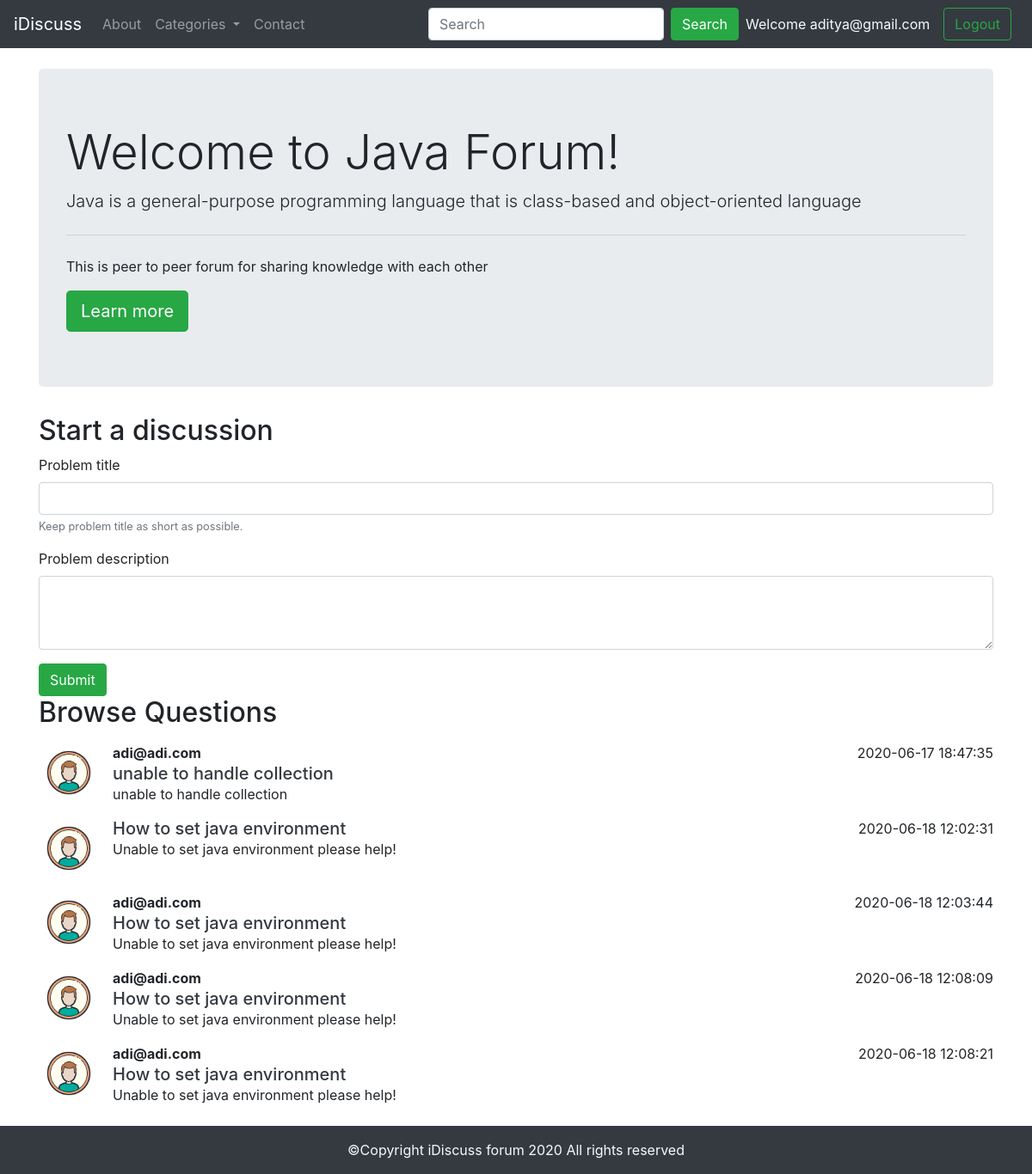
Page /threadlist.php?catid=3 (signed in) on the committed database.
### tables this page shows
CREATE TABLE `categories` (
  `category_id` int(8) NOT NULL,
  `category_name` varchar(255) NOT NULL,
  `category_description` varchar(255) NOT NULL,
  `created` datetime NOT NULL DEFAULT current_timestamp()
);

CREATE TABLE `threads` (
  `thread_id` int(7) NOT NULL,
  `thread_title` varchar(255) NOT NULL,
  `thread_desc` text NOT NULL,
  `thread_cat_id` int(7) NOT NULL,
  `thread_user_id` int(7) NOT NULL,
  `timestamp` datetime NOT NULL DEFAULT current_timestamp()
);

CREATE TABLE `users` (
  `sno` int(8) NOT NULL,
  `email` varchar(35) NOT NULL,
  `password` varchar(255) NOT NULL,
  `timestamp` datetime NOT NULL DEFAULT current_timestamp()
);

### threadlist.php (the view, shortened to what this page needs)
<!doctype html>
<html lang="en">
<head>
    <link rel="stylesheet" href="https://stackpath.bootstrapcdn.com/bootstrap/4.5.0/css/bootstrap.min.css"
>
</head>
<body>
    <?php include 'include/header.php';?>
    <?php include 'include/dbconnect.php';?>
    <?php
            $id=$_GET['catid'];
            $sql = "SELECT * FROM `categories` WHERE category_id=$id";
            $result = mysqli_query($conn,$sql);
            while($row = mysqli_fetch_assoc($result)){
                $cat = $row['category_name'];
                $info = $row['category_description'];
            }
    ?>
    <div class="container my-4">
        <div class="jumbotron">
            <h1 class="display-4">Welcome to <?php echo $cat ?> Forum!</h1>
            <p class="lead"><?php echo $info; ?></p>
            <hr class="my-4">
            <p>This is peer to peer forum for sharing knowledge with each other</p>
            <a class="btn btn-success btn-lg" href="#" role="button">Learn more</a>
        </div>
    </div>
    <?php
     if(isset($_SESSION['login']) && $_SESSION['login']){
        echo '<div class="container">
                <h2>Start a discussion</h2>
                <form action="'.$_SERVER['REQUEST_URI'].'" method="post">
            <div class="form-group">
                <label for="title">Problem title</label>
                <input type="text" class="form-control" id="title" name="title">
                <small id="emailHelp" class="form-text text-muted">Keep problem title as short as possible.</small>
            </div>
            <input type="hidden" name="sno" value="'.$_SESSION["sno"].'">
            <div class="form-group">
                <label for="exampleFormControlTextarea1">Problem description</label>
                <textarea class="form-control" id="desc" name="desc" rows="3"></textarea>
            </div>
            <button type="submit" class="btn btn-success">Submit</button>
            </form>
            </div>';
    }
    ?>
    <div class="container mb-4" id="que">
        <h2>Browse Questions</h2>
        <?php
            $id=$_GET['catid'];
            $sql = "SELECT * FROM `threads` WHERE thread_cat_id=$id";
            $result = mysqli_query($conn,$sql);
            while($row = mysqli_fetch_assoc($result)){
                $id = $row['thread_id'];
                $title = $row['thread_title'];
                $desc = $row['thread_desc'];
                $time= $row['timestamp'];
                $thread_user_id=$row['thread_user_id'];
                $sql1= "SELECT email FROM `users` WHERE sno=$thread_user_id";
                $result1 = mysqli_query($conn,$sql1);
                $row1 = mysqli_fetch_assoc($result1);
                echo '
                <div class="media my-3">
                    <img src="img/avtar.png" width="70px" class="mr-3" alt="...">
                    <div class="media-body ">
                    <p class="font-weight-bold my-0">'.$row1["email"].'</p>
                        <h5 class="mt-0 my-0"><a class="text-dark" href="thread.php?threadid='.$id.'&posted_by='.$thread_user_id.'">'.$title.'</a></h5>
                        '.$desc.'
                    </div>
                    '.$time.'
                </div>';
            }
    ?>
    </div>
    <?php include 'include/footer.php';?>
</body>
</html>

### threadlist.php (style rules this page uses)
#que { min-height: 340px; }

### rows in the picture
categories: category_name "Java", category_description "Java is a general-purpose programming language that is class-based and object-oriented language"
threads: users.email "adi@adi.com", thread_title "unable to handle collection", thread_desc "unable to handle collection", timestamp "2020-06-17 18:47:35"
threads: thread_title "How to set java environment", thread_desc "Unable to set java environment please help!", timestamp "2020-06-18 12:02:31"
threads: users.email "adi@adi.com", thread_title "How to set java environment", thread_desc "Unable to set java environment please help!", timestamp "2020-06-18 12:03:44"
threads: users.email "adi@adi.com", thread_title "How to set java environment", thread_desc "Unable to set java environment please help!", timestamp "2020-06-18 12:08:09"
threads: users.email "adi@adi.com", thread_title "How to set java environment", thread_desc "Unable to set java environment please help!", timestamp "2020-06-18 12:08:21"

### other values in the picture
$_SESSION['useremail'] "aditya@gmail.com"
